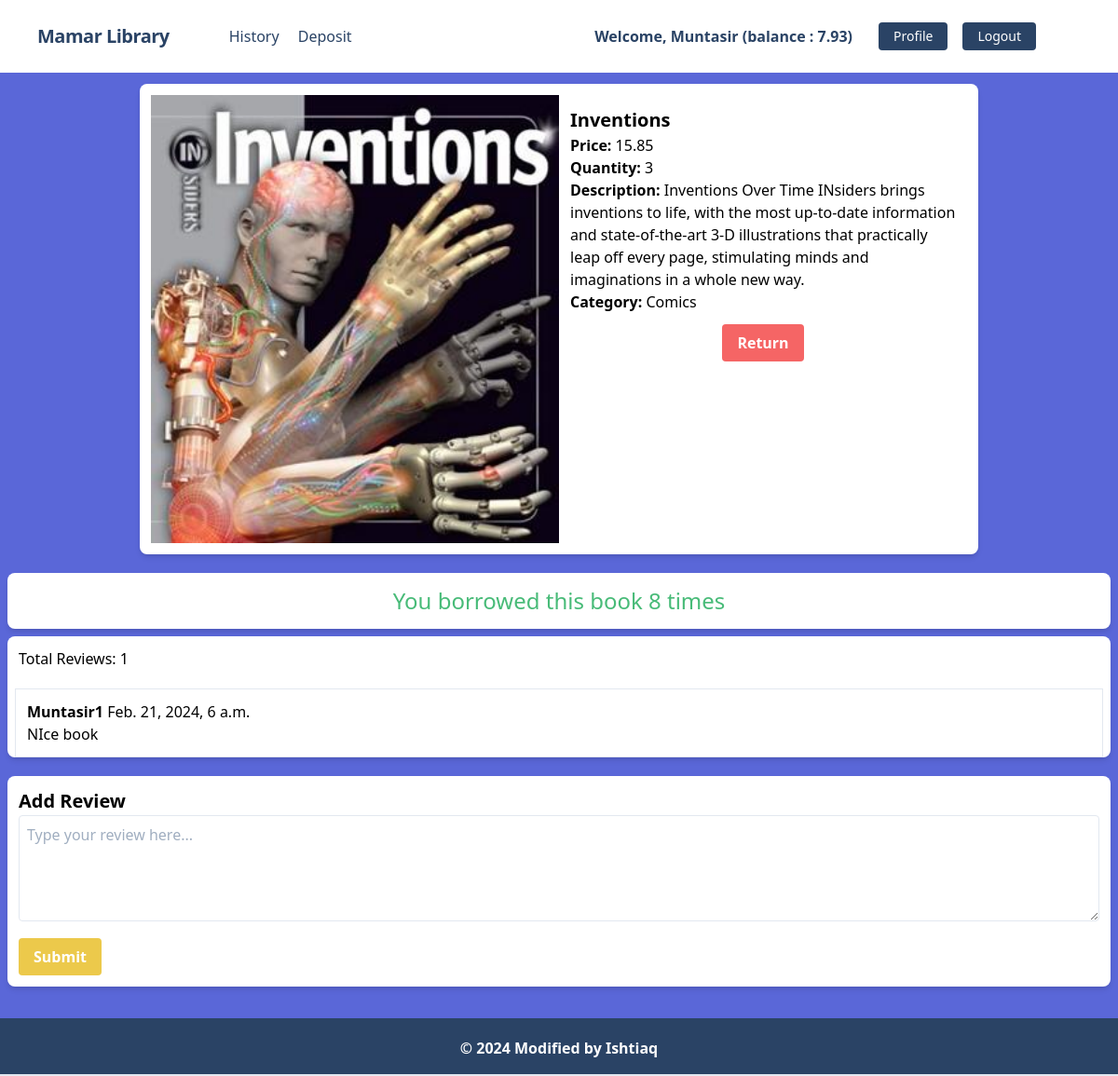
/users/details/2 (signed in), run on the app's committed database.
### users/models.py (models this page shows, shortened)
class UserAccount(models.Model):
    user  = models.OneToOneField(User, related_name="account",on_delete=models.CASCADE)
    birth_date = models.DateTimeField(null=True,blank=True)
    gender = models.CharField(max_length=10,choices=GENDER)
    balance = models.DecimalField(max_digits=12,default=0,decimal_places=2)

### book/models.py (models this page shows, shortened)
class Book(models.Model):
    title = models.TextField()
    image = models.ImageField(upload_to="book/media/uploads/", blank=True, null=True)
    description = models.TextField()
    borrowing_price = models.DecimalField(decimal_places=2, max_digits=12)
    quantity = models.IntegerField()
    categories = models.ForeignKey(Category, on_delete=models.CASCADE, related_name='books')

class Category(models.Model):
    name = models.CharField(max_length=200)
    slug = models.SlugField(max_length=100, unique=True, null=True, blank=True)

class Review(models.Model):
    book = models.ForeignKey(Book, on_delete=models.CASCADE, related_name="reviews")
    user = models.ForeignKey(User, on_delete=models.CASCADE, related_name="reviews")
    body = models.TextField()
    created_on = models.DateTimeField(auto_now_add=True)

### book/views.py (the view, shortened to what this page needs)
# urls.py: path('details/<int:pk>',BookDetailView.as_view(),name='detail_book'),
class BookDetailView(View):
    def get(self, request, pk):
        book = get_object_or_404(Book, pk=pk)
        has_borrowed = BorrowHistory.objects.filter(user=request.user, book=book,return_date__isnull=True).exists()
        count = BorrowHistory.objects.filter(user=request.user, book=book).count()
        reviews = Review.objects.filter(book=book)
        reviews_form = ReviewForm()
        return render(request, 'book_details.html', {'book': book, 'has_borrowed': has_borrowed, 'reviews': reviews, 'reviews_form': reviews_form,'count': count})

### book/forms.py
class ReviewForm(forms.ModelForm):
    class Meta:
        model = Review
        fields = ["body"]

### book/templates/book_details.html (shortened to what this page needs)
{% extends "base.html" %}
{% block content %}
<div class="mx-auto py-3">
  <div class="bg-white p-3 rounded-lg shadow-md mx-auto w-3/4">
    <div class="flex flex-wrap">
      <div class="w-full md:w-1/2">
        <img class="w-full h-auto" src="{{ book.image.url }}" alt="Book Image" />
      </div>
      <div class="w-full md:w-1/2">
        <div class="p-3">
          <h3 class="text-xl font-semibold">{{ book.title }}</h3>
          <p><b>Price:</b> {{ book.borrowing_price }}</p>
          <p><b>Quantity:</b> {{ book.quantity }}</p>
          <p><b>Description:</b> {{ book.description }}</p>
          <p><b>Category:</b> {{ book.categories.name }}</p>
          {% if has_borrowed %}
          <div class="mt-3 flex justify-center">
            <a href="{% url 'return_book' book.id %}" class="bg-red-500 hover:bg-red-700 text-white font-bold py-2 px-4 rounded">Return</a>
          </div>
          {% endif %}
        </div>
      </div>
    </div>
  </div>
</div>
<div class="bg-white m-2 rounded-lg shadow-md text-center text-green-500 text-2xl">
  {% if count %}
    <h5 class="p-3">You borrowed this book {{ count }} times</h5>
  {% else %}
    <h5 class="p-3">You did not borrow the book</h5>
  {% endif %}
</div>
<div class="bg-white m-2 rounded-lg shadow-md mb-5">
  <h5 class="p-3">Total Reviews: {{ reviews|length }}</h5>
  {% for review in reviews %}
  <div class="border m-2 p-3">
    <p><b>{{ review.user.username }}</b> {{ review.created_on }}</p>
    <p>{{ review.body }}</p>
  </div>
  {% endfor %}
</div>
{% if count %}
<div class="bg-white m-2 rounded-lg shadow-md">
  <div class="p-3">
    <form method="post">
      <h1 class="text-xl font-semibold">Add Review</h1>
      <textarea name="body" class="w-full border p-2 rounded focus:outline-none focus:border-blue-500" placeholder="Type your review here..." rows="4"></textarea>
      <button type="submit" class="bg-yellow-500 hover:bg-yellow-700 text-white font-bold py-2 px-4 rounded mt-3">Submit</button>
    </form>
  </div>
</div>
{% endif %}
{% endblock content %}

### core/templates/navbar.html (shortened to what this page needs)
<nav class="flex items-center justify-between flex-wrap bg-white p-6 px-10">
    <div class="flex items-center flex-shrink-0 text-white mr-6">
        <span class="font-semibold text-xl tracking-tight text-blue-900"><a href="/">Mamar Library</a></span>
    </div>
    <div class="w-full block flex-grow lg:flex lg:items-center lg:w-auto px-10">
        {% if request.user.is_authenticated %}
            <div class="text-md lg:flex-grow">
                <a href="{% url 'history' %}" class="block mt-4 lg:inline-block lg:mt-0 text-blue-900 hover:text-red-900 hover:font-black mr-4">
                    History
                </a>
                <a href="{% url 'deposit_money' %}" class="block mt-4 lg:inline-block lg:mt-0 text-blue-900 hover:text-red-900 hover:font-black mr-4">
                    Deposit
                </a>
            </div>
            <div class="flex w-auto">
                <div class="text-blue-900 my-auto font-black px-5">Welcome, {{ request.user.first_name }} (balance : {{request.user.account.balance}}) </div>
                <a href="{% url 'profile' %}" class="mx-2 inline-block font-medium text-sm px-4 py-2 leading-none bg-blue-900 rounded text-white border-white hover:border-transparent hover:text-dark hover:bg-red-700 mt-4 lg:mt-0">Profile</a>
                <a href="{% url 'logout' %}" class="mx-2 inline-block font-medium text-sm px-4 py-2 leading-none bg-blue-900 rounded text-white border-white hover:border-transparent hover:text-dark hover:bg-red-700 mt-4 lg:mt-0">Logout</a>
            </div>
        {% endif %}
    </div>
</nav>

### data on the page
Book: image (picture), title "Inventions", borrowing_price "15.85", quantity "3", description "Inventions Over Time INsiders brings inventions to life, with the most up-to-date information and state-of-the-art 3-D illustrations that practically leap off every page, stimulating minds and imaginations in a whole new way.", categories.name "Comics"
Review: user.username "Muntasir1", created_on "Feb. 21, 2024, 6 a.m.", body "NIce book"

### other printed values
{{ request.user.first_name }} "Muntasir"
{{ request.user.account.balance }} "7.93"
{{ count }} "8"
{{ reviews|length }} "1"
